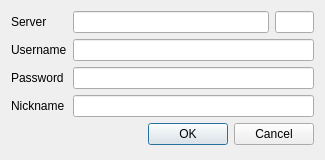
<?xml version="1.0" encoding="UTF-8"?>
<ui version="4.0">
 <class>ConnectToServer</class>
 <widget class="QDialog" name="ConnectToServer">
  <property name="windowModality">
   <enum>Qt::NonModal</enum>
  </property>
  <property name="geometry">
   <rect>
    <x>0</x>
    <y>0</y>
    <width>325</width>
    <height>160</height>
   </rect>
  </property>
  <property name="sizePolicy">
   <sizepolicy hsizetype="Minimum" vsizetype="Minimum">
    <horstretch>0</horstretch>
    <verstretch>0</verstretch>
   </sizepolicy>
  </property>
  <property name="minimumSize">
   <size>
    <width>325</width>
    <height>160</height>
   </size>
  </property>
  <property name="maximumSize">
   <size>
    <width>325</width>
    <height>160</height>
   </size>
  </property>
  <property name="windowTitle">
   <string>Connect to server</string>
  </property>
  <property name="windowIcon">
   <iconset resource="MainWindow.qrc">
    <normaloff>:/QtOgreEditor/Icon.ico</normaloff>:/QtOgreEditor/Icon.ico</iconset>
  </property>
  <property name="sizeGripEnabled">
   <bool>false</bool>
  </property>
  <property name="modal">
   <bool>true</bool>
  </property>
  <layout class="QFormLayout" name="formLayout">
   <property name="fieldGrowthPolicy">
    <enum>QFormLayout::AllNonFixedFieldsGrow</enum>
   </property>
   <item row="0" column="1">
    <layout class="QHBoxLayout" name="horizontalLayout">
     <item>
      <widget class="QLineEdit" name="editServerAddress">
       <property name="sizePolicy">
        <sizepolicy hsizetype="Expanding" vsizetype="Fixed">
         <horstretch>5</horstretch>
         <verstretch>0</verstretch>
        </sizepolicy>
       </property>
      </widget>
     </item>
     <item>
      <widget class="QLineEdit" name="editServerPort">
       <property name="sizePolicy">
        <sizepolicy hsizetype="Expanding" vsizetype="Fixed">
         <horstretch>1</horstretch>
         <verstretch>0</verstretch>
        </sizepolicy>
       </property>
       <property name="inputMethodHints">
        <set>Qt::ImhDigitsOnly</set>
       </property>
       <property name="maxLength">
        <number>5</number>
       </property>
      </widget>
     </item>
    </layout>
   </item>
   <item row="0" column="0">
    <widget class="QLabel" name="labelServer">
     <property name="text">
      <string>Server</string>
     </property>
    </widget>
   </item>
   <item row="1" column="1">
    <widget class="QLineEdit" name="editUsername"/>
   </item>
   <item row="1" column="0">
    <widget class="QLabel" name="labelUsername">
     <property name="enabled">
      <bool>true</bool>
     </property>
     <property name="text">
      <string>Username</string>
     </property>
    </widget>
   </item>
   <item row="2" column="0">
    <widget class="QLabel" name="labelNickname">
     <property name="text">
      <string>Password</string>
     </property>
    </widget>
   </item>
   <item row="2" column="1">
    <widget class="QLineEdit" name="editPassword">
     <property name="echoMode">
      <enum>QLineEdit::Password</enum>
     </property>
    </widget>
   </item>
   <item row="3" column="0">
    <widget class="QLabel" name="label">
     <property name="text">
      <string>Nickname</string>
     </property>
    </widget>
   </item>
   <item row="3" column="1">
    <widget class="QLineEdit" name="editNickname"/>
   </item>
   <item row="6" column="1">
    <widget class="QDialogButtonBox" name="buttonBox">
     <property name="orientation">
      <enum>Qt::Horizontal</enum>
     </property>
     <property name="standardButtons">
      <set>QDialogButtonBox::Cancel|QDialogButtonBox::Ok</set>
     </property>
    </widget>
   </item>
  </layout>
 </widget>
 <tabstops>
  <tabstop>editServerAddress</tabstop>
  <tabstop>editServerPort</tabstop>
 </tabstops>
 <resources>
  <include location="MainWindow.qrc"/>
 </resources>
 <connections>
  <connection>
   <sender>buttonBox</sender>
   <signal>accepted()</signal>
   <receiver>ConnectToServer</receiver>
   <slot>accept()</slot>
   <hints>
    <hint type="sourcelabel">
     <x>311</x>
     <y>122</y>
    </hint>
    <hint type="destinationlabel">
     <x>157</x>
     <y>274</y>
    </hint>
   </hints>
  </connection>
  <connection>
   <sender>buttonBox</sender>
   <signal>rejected()</signal>
   <receiver>ConnectToServer</receiver>
   <slot>reject()</slot>
   <hints>
    <hint type="sourcelabel">
     <x>315</x>
     <y>122</y>
    </hint>
    <hint type="destinationlabel">
     <x>286</x>
     <y>274</y>
    </hint>
   </hints>
  </connection>
 </connections>
</ui>
